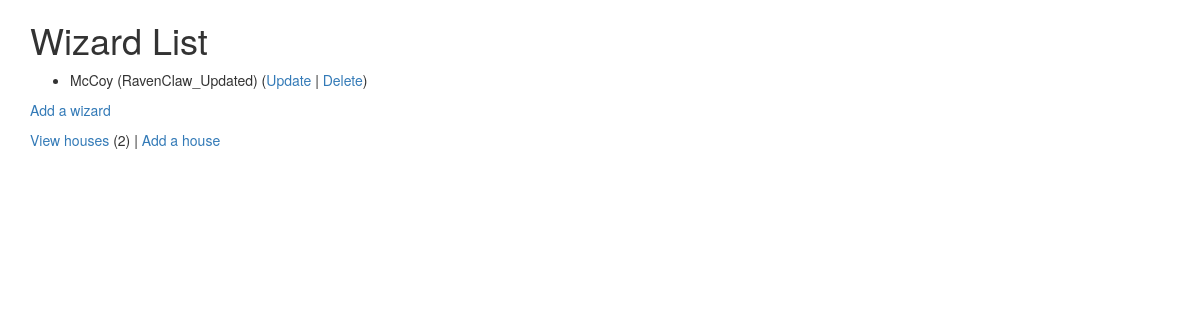
Before: /wizards/ (signed in) with the older database file.
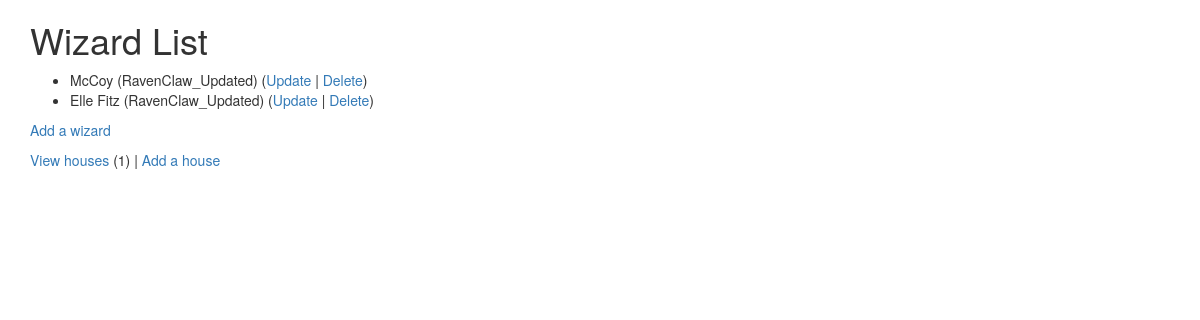
After: the same page with the newer database file.
### wizards/models.py (models this page shows, shortened)
class Wizard(models.Model):
    nickname = models.CharField(
        max_length=200,
        validators=[MinLengthValidator(2, "Nickname must be greater than 1 character")]
    )
    power = models.PositiveIntegerField()
    spell = models.CharField(max_length=300)
    house = models.ForeignKey('House', on_delete=models.CASCADE, null=False)

class House(models.Model):
    name = models.CharField(
        max_length=200,
        validators=[MinLengthValidator(2, "House must be greater than 1 character")]
    )

### wizards/views.py (the view)
# urls.py: path('', views.MainView.as_view(), name='autos'),
class MainView(LoginRequiredMixin, View) :
    def get(self, request):
        hc = House.objects.all().count();
        wl = Wizard.objects.all();
        ctx = { 'house_count': hc, 'wizard_list': wl };
        return render(request, 'wizards/wizard_list.html', ctx)

### wizards/templates/wizards/wizard_list.html
{% extends "base.html" %}
{% block content %}
    <h1>Wizard List</h1>
    {% if wizard_list %}
    <ul>
        {% for wizard in wizard_list %}
        <li>
            {{ wizard.nickname }} ({{ wizard.house.name }})
            (<a href="{% url 'wizard_update' wizard.id %}">Update</a> |
            <a href="{% url 'wizard_delete' wizard.id %}">Delete</a>) <br/>
        </li>
        {% endfor %}
    </ul>
    {% else %}
        <p>No wizards in list</p>
    {% endif %}
  <p>
    {% if house_count > 0 %}
      <a href="{% url 'wizard_create' %}">Add a wizard</a>
    {% else %}
      Please add a House before you add a Wizard.
    {% endif %}
  </p>
  <p>
  <a href="{% url 'house_list' %}">View houses</a> ({{ house_count }}) |
    <a href="{% url 'house_create' %}">Add a house</a>
  </p>
{% endblock %}

Changed rows visible on the page:
added Wizard: nickname "Elle Fitz", house.name "RavenClaw_Updated"
Other visible differences:
{{ house_count }}: "2" → "1"
